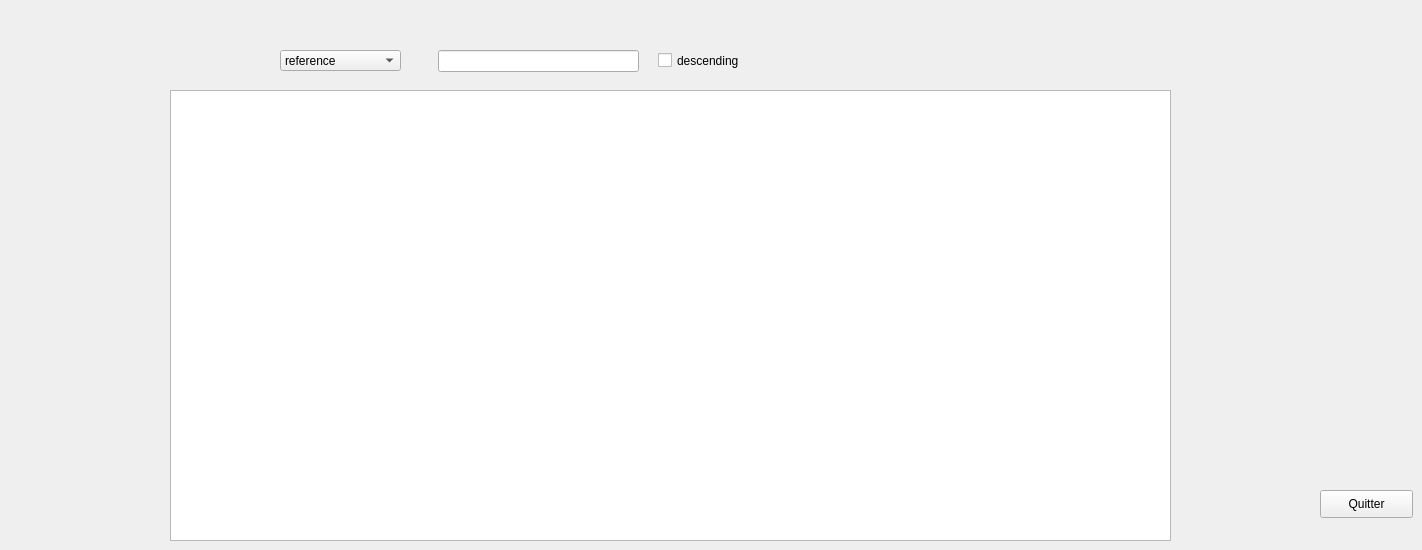
     <widget class="QWidget" name="tab_56">
      <attribute name="title">
       <string>display equipement</string>
      </attribute>
      <widget class="QTableView" name="tabequipement_5">
       <property name="geometry">
        <rect>
         <x>170</x>
         <y>90</y>
         <width>1001</width>
         <height>451</height>
        </rect>
       </property>
      </widget>
      <widget class="QLineEdit" name="lineEdit_25">
       <property name="geometry">
        <rect>
         <x>438</x>
         <y>50</y>
         <width>201</width>
         <height>22</height>
        </rect>
       </property>
      </widget>
      <widget class="QCheckBox" name="checkBox_10">
       <property name="geometry">
        <rect>
         <x>658</x>
         <y>50</y>
         <width>121</width>
         <height>21</height>
        </rect>
       </property>
       <property name="text">
        <string>descending</string>
       </property>
      </widget>
      <widget class="QComboBox" name="champ_10">
       <property name="geometry">
        <rect>
         <x>280</x>
         <y>50</y>
         <width>121</width>
         <height>21</height>
        </rect>
       </property>
       <item>
        <property name="text">
         <string>reference</string>
        </property>
       </item>
       <item>
        <property name="text">
         <string>type</string>
        </property>
       </item>
       <item>
        <property name="text">
         <string>nom</string>
        </property>
       </item>
      </widget>
      <widget class="QPushButton" name="pushButton_59">
       <property name="geometry">
        <rect>
         <x>1320</x>
         <y>490</y>
         <width>93</width>
         <height>28</height>
        </rect>
       </property>
       <property name="text">
        <string>Quitter</string>
       </property>
      </widget>
     </widget>
